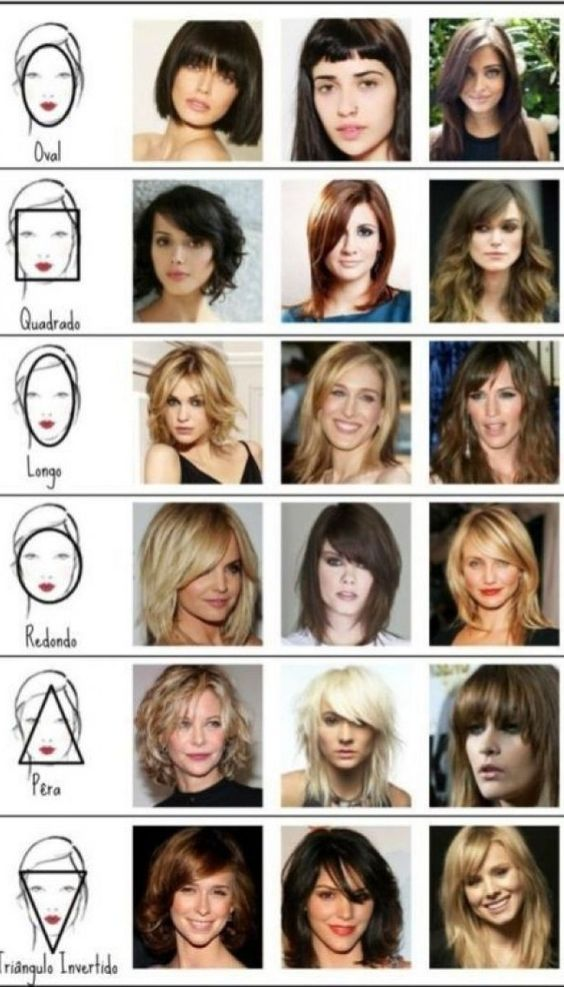
#> input picture facedetector/face.jpg, 564 x 987 px
$ python main.py
#> lines starting #> are read from the running program, lines starting #| are printed output that depends on the picture; after the words box and inside, x2 and y2 are one past the last pixel; in counts of white or black regions, pixels touching at a corner belong together
import cv2
from random import randrange
facedata = cv2.CascadeClassifier('haarcascade_frontalface_default.xml')
# classifier -> detector
img = cv2.imread('face.jpg')
#> img is the input picture: shape (987, 564, 3); mean B, G, R 150.6, 161.5, 172.8
# basically you take a file trac,k and read it through; IMPORTING IMG INTO OPENCV
grayimg = cv2.cvtColor(img, cv2.COLOR_BGR2GRAY)
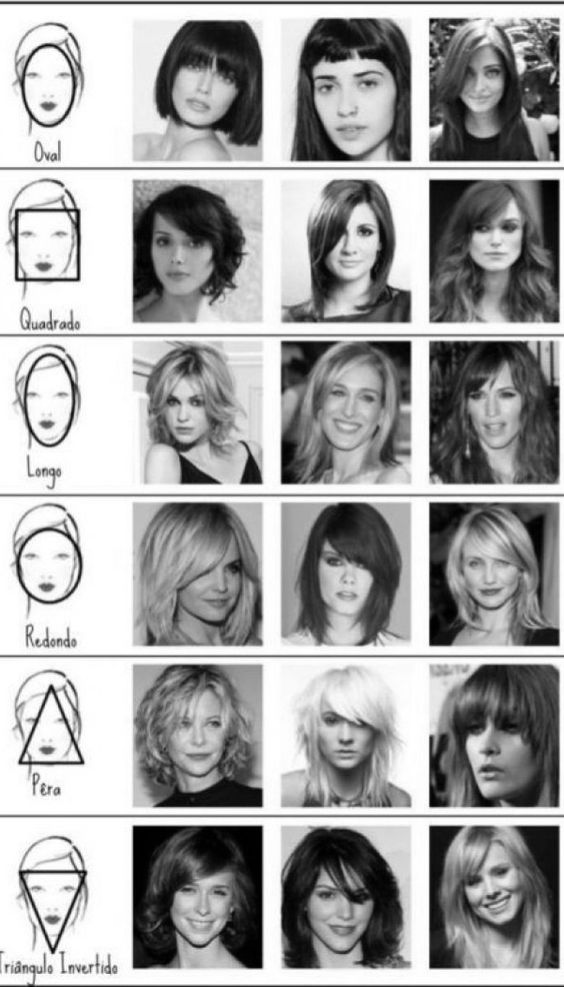
#> grayimg: shape (987, 564); min 0, max 255, mean 163.6
#makes img on grayscale bc it better works to capture it
facecord = facedata.detectMultiScale(grayimg)
#> facecord = 24 rows, first 6: [452, 53, 58, 58], [160, 695, 76, 76], [14, 52, 68, 68], [163, 64, 59, 59], [153, 380, 63, 63], [13, 532, 69, 69]
#detects face, small/big and more than one or only one
print(facecord)
#> (printed output is left out)
# shows coordinates of rectangle that will be around the face (left up corner, bottom right corner cords)
for (x, y, w, h) in facecord:
    # bercause facecord is a list, this loop will let us go through each detected face
    #sets x, y, w, h from facecord
    cv2.rectangle(img, (x, y), (x + w, y + h), (randrange(256), randrange(256),  randrange(256)), 2)
#> this loop made 24 passes
#> (x, y, w, h) on passes 1 to 12: (452, 53, 58, 58), (160, 695, 76, 76), (14, 52, 68, 68), (163, 64, 59, 59), (153, 380, 63, 63), (13, 532, 69, 69), (450, 534, 78, 78), (315, 545, 66, 66), (310, 697, 71, 71), (169, 866, 71, 71), (486, 203, 66, 66), (462, 203, 67, 67)
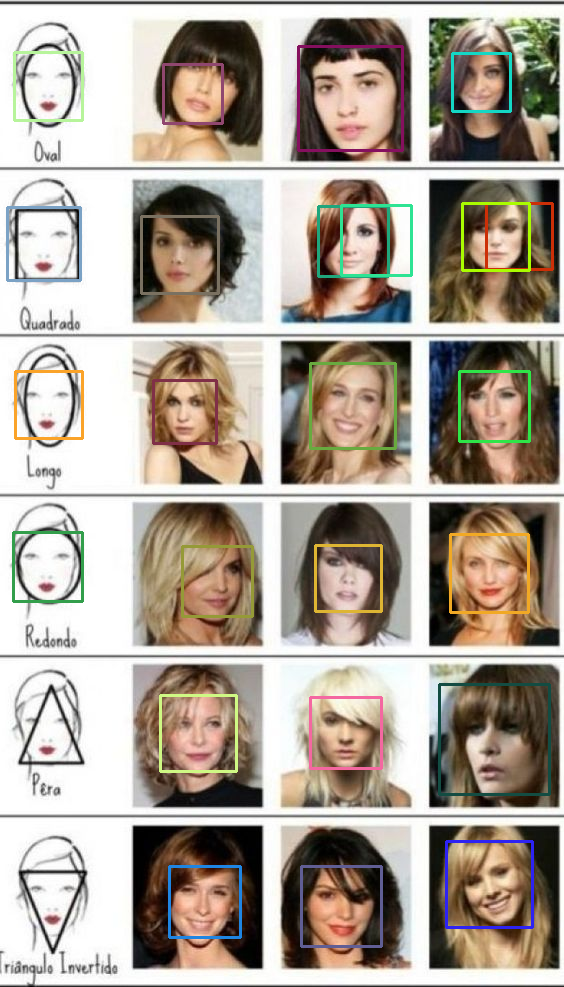
#> img: shape (987, 564, 3); 3.73% of pixels changed, all inside (x1, y1, x2, y2) = (6, 45, 554, 948)
#draws rectangle up left cord(x + y), lower right vord(x + w, y + h); ( randrange(256), ...) refers to color; 3 to thickness,
#rememebr that the color is bgr that means that the frist attribute is standing for GREEN not red\
#where w = width, and h = height
cv2.imshow('Detector of faces :0', img)
# what we will see in the popped up window. title and the image
cv2.waitKey()
# the window will not shut down on itself, only when you press any key/ click the 'X'
print("code done")
